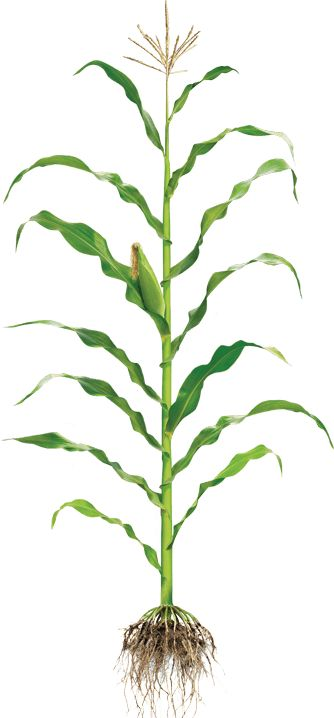
#> input picture test_images/929804ae91c363db32215ad0878618ac.jpg, 334 x 718 px
$ python -i vegetation.py   (imports and definitions only)
#> lines starting #> are read from the running program, lines starting #| are printed output that depends on the picture; after the words box and inside, x2 and y2 are one past the last pixel; in counts of white or black regions, pixels touching at a corner belong together
#> further down, picture is the input picture: shape (718, 334, 3); mean B, G, R 231.1, 240.7, 236.7
import cv2
import numpy as np
import logging

logger = logging.getLogger(__name__)


def vegetation_mask(image):
    """
    Generate vegetation mask using HSV color thresholding.
    Returns: (mask, stats_dict)
    """
    try:
        hsv = cv2.cvtColor(image, cv2.COLOR_BGR2HSV)
#> hsv: shape (718, 334, 3); mean H, S, V 21.6, 16.7, 241.3

        # Broad green range
        lower_green = np.array([25, 30, 30])
        upper_green = np.array([95, 255, 255])

        mask = cv2.inRange(hsv, lower_green, upper_green)
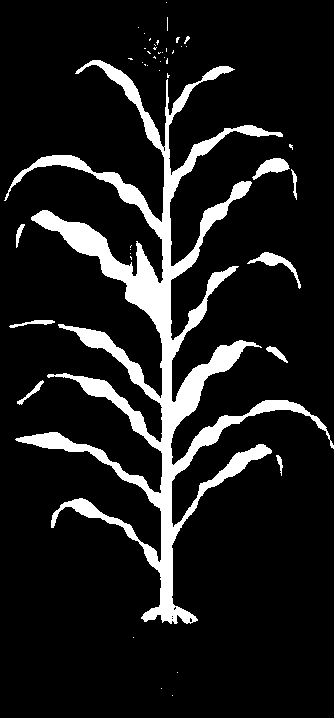
#> mask: shape (718, 334); 11.7% white; 46 white regions (36 under 20 px), largest, box (x1, y1, x2, y2) and area: (4, 60, 334, 624) 26377, (247, 252, 301, 289) 402, (252, 158, 290, 180) 394

        # Morphological cleanup
        kernel = np.ones((5, 5), np.uint8)
        mask = cv2.morphologyEx(mask, cv2.MORPH_OPEN, kernel)
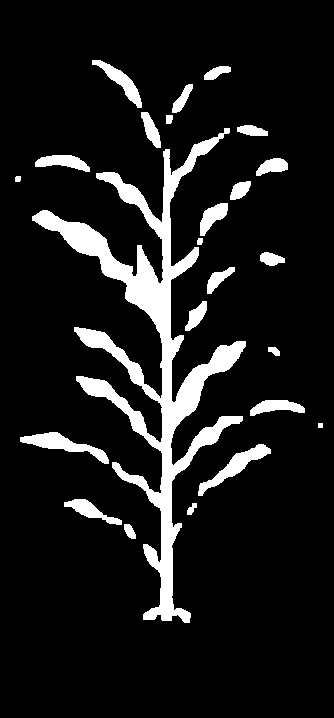
#> mask: shape (718, 334); 10.6% white; 24 white regions, largest, box (x1, y1, x2, y2) and area: (32, 128, 246, 623) 17665, (20, 432, 109, 464) 970, (198, 444, 271, 496) 942
        mask = cv2.morphologyEx(mask, cv2.MORPH_CLOSE, kernel)
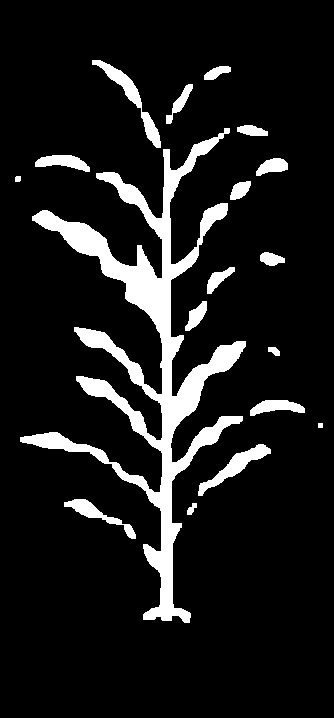
#> mask: shape (718, 334); 10.7% white; 18 white regions, largest, box (x1, y1, x2, y2) and area: (20, 128, 246, 623) 19395, (92, 60, 161, 148) 1044, (198, 444, 271, 496) 942

        # Compute vegetation stats
        total_pixels = mask.shape[0] * mask.shape[1]
#> total_pixels = 239812
        vegetation_pixels = int(np.sum(mask > 0))
#> vegetation_pixels = 25661
        coverage_pct = round((vegetation_pixels / total_pixels) * 100, 2)
#> coverage_pct = 10.7

        # Vegetation density map (normalized)
        blur_mask = cv2.GaussianBlur(mask, (21, 21), 0)
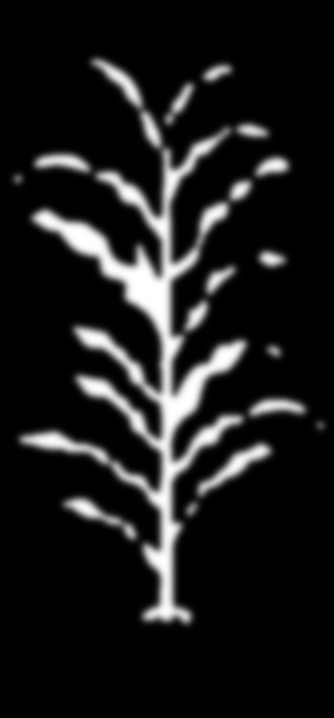
#> blur_mask: shape (718, 334); min 0, max 255, mean 27.3
        density_colored = cv2.applyColorMap(blur_mask, cv2.COLORMAP_GREEN)

        # Contours for region count
        contours, _ = cv2.findContours(mask, cv2.RETR_EXTERNAL, cv2.CHAIN_APPROX_SIMPLE)
        significant_contours = [c for c in contours if cv2.contourArea(c) > 500]

        stats = {
            "coverage_pct": coverage_pct,
            "vegetation_pixels": vegetation_pixels,
            "total_pixels": total_pixels,
            "region_count": len(significant_contours),
        }

        return mask, density_colored, stats

    except Exception as e:
        logger.error(f"vegetation_mask error: {e}")
        h, w = image.shape[:2]
#> h = 718; w = 334
        empty = np.zeros((h, w), dtype=np.uint8)
        return empty, image.copy(), {"coverage_pct": 0, "vegetation_pixels": 0, "total_pixels": h*w, "region_count": 0}

>>> import cv2
>>> picture = cv2.imread('../test_images/929804ae91c363db32215ad0878618ac.jpg')
>>> result = vegetation_mask(picture)
